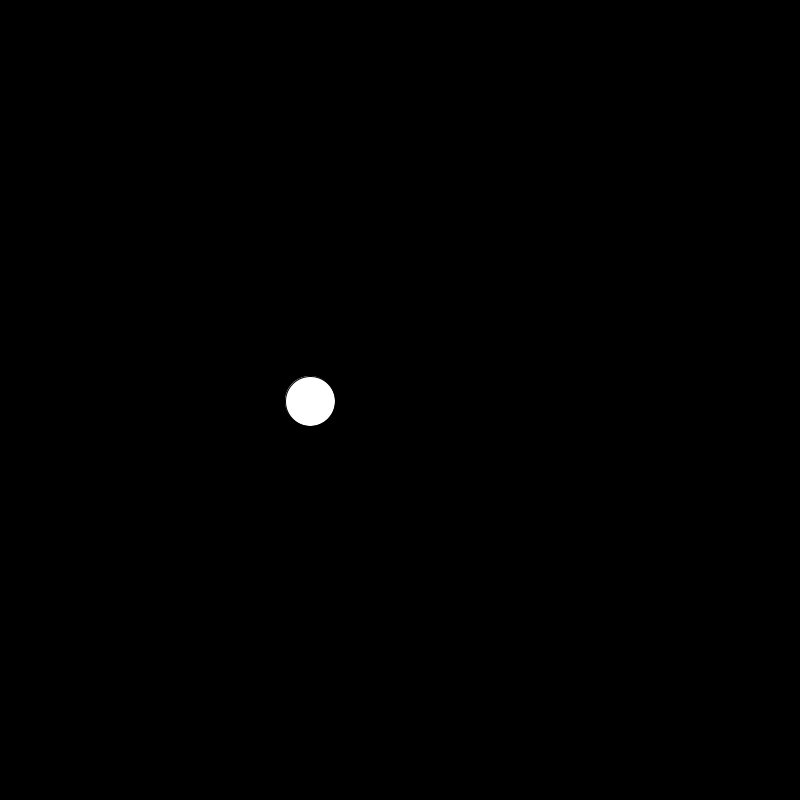
Frame 1 (no input)
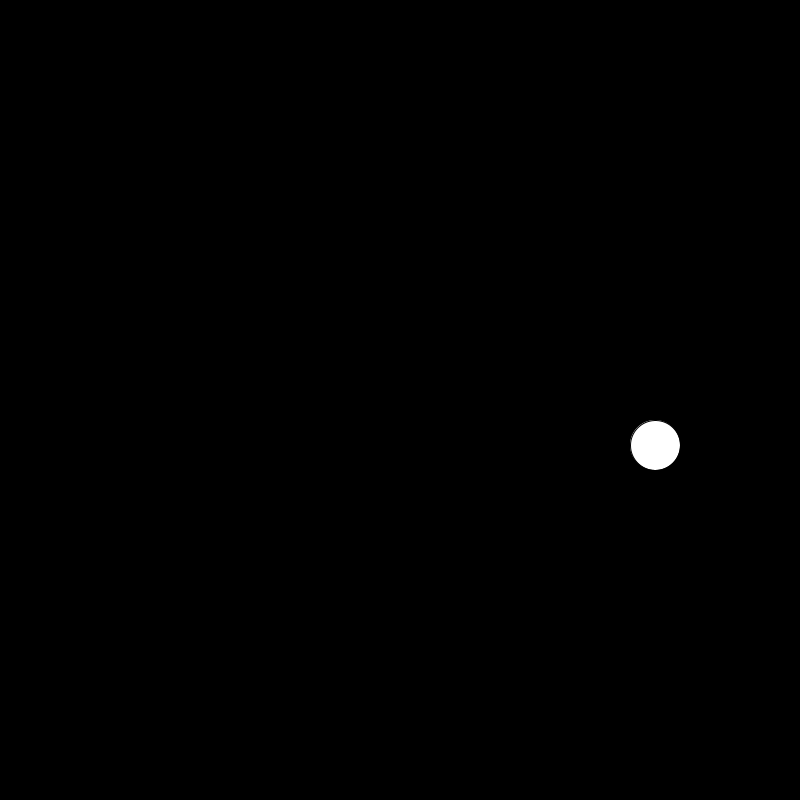
Frame 60 (the mouse pressed at the canvas centre just before this capture)
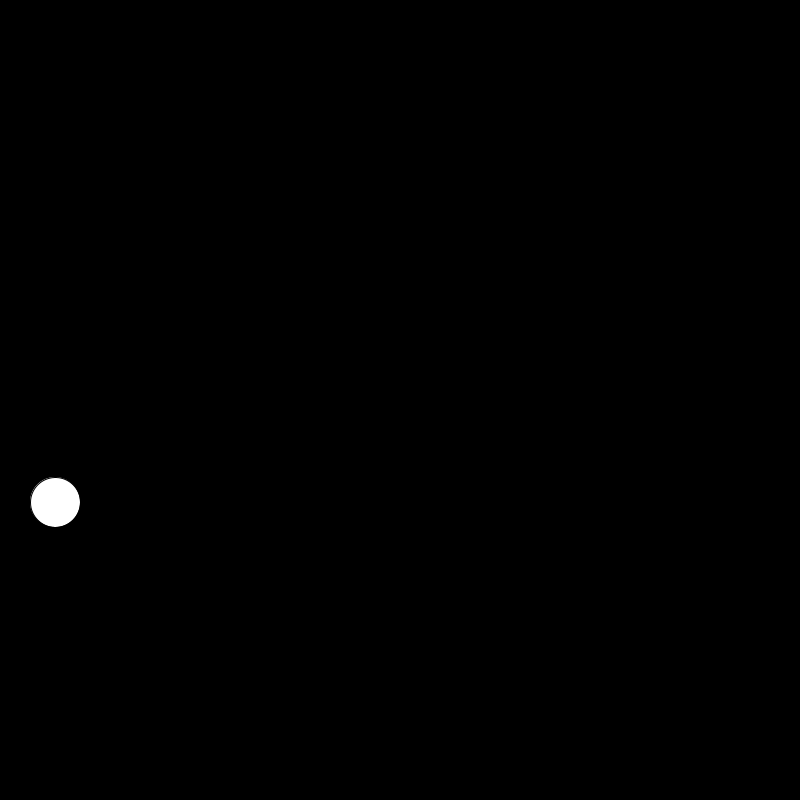
Frame 120 (the mouse held since frame 60 and released just before this capture)

The Processing sketch that drew these frames (run headless with seeded random() and noise(); from frame 60 on, the mouse is pressed at the canvas centre):

// Processing sketch: sketch_04a_gravity
// ── sketch_04a_gravity.pde
float ballX = 300;
float ballY = 400;

float speedX = 10;
float speedY = 0;

void setup() {
  size(800, 800); //We set up the size of the display
  background(0);  //We set up the background color
  frameRate(24);  //We set up the frame rate of the application (24 frames per second = normal movie frame rate)
}

void draw(){
  background(0);                 //we clear the background in every frame
  
  speedY = speedY+1;              //we add gravity to the speedY in every frame
  
  ballX = ballX + speedX;        //we add the speed to the position of the ball to the position
  ballY = ballY + speedY;
  
  if(ballX>775){                //if the ball goes over any of the borders, we reposition the ball in the border and invert the speed of that axis.
    ballX=775;                  //in this case we count a 25px offset to compensate the radius of the ball
    speedX = -speedX;
  }
  
  if(ballX<25){
    ballX=25;
    speedX = -speedX;
  }
  
  if(ballY>775){
    ballY=775;
    speedY = -speedY;
  }
  
  if(ballY<25){
    ballY=25;
    speedY = -speedY;
  }
  
  
  
  ellipse(ballX, ballY, 50, 50);  //we draw a circle at the coordinates of the particle radius 25
}
